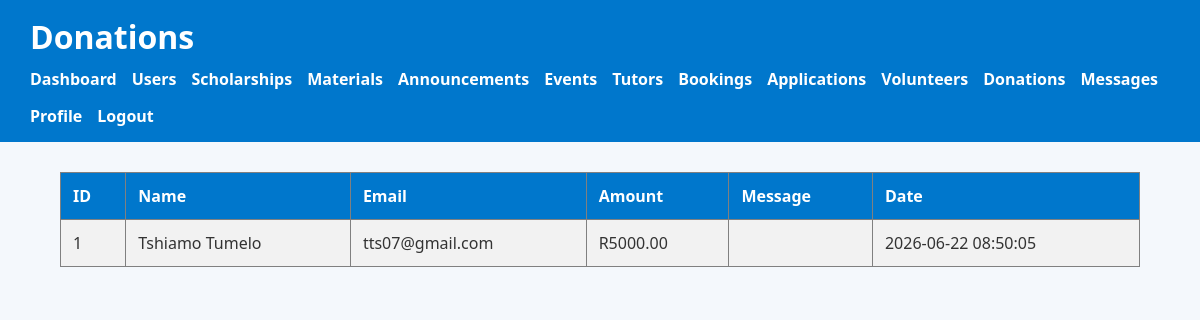
Page /manage_donations.php (signed in) on the committed database.
### tables this page shows
CREATE TABLE `donations` (
  `id` int(11) NOT NULL,
  `fullname` varchar(100) DEFAULT NULL,
  `email` varchar(100) DEFAULT NULL,
  `amount` decimal(10,2) DEFAULT NULL,
  `message` text DEFAULT NULL,
  `created_at` timestamp NOT NULL DEFAULT current_timestamp()
);

### manage_donations.php (the view, shortened to what this page needs)
<?php
include("db.php");
$result = mysqli_query(
$conn,
"SELECT * FROM donations
ORDER BY created_at DESC"
);
?>
<!DOCTYPE html>
<html>
<head>
<link rel="stylesheet" href="style.css">
</head>
<body>
<header>
<h1>Donations</h1>
<nav>
<a href="admin_dashboard.php">Dashboard</a>
<a href="manage_users.php">Users</a>
<a href="manage_scholarships.php">Scholarships</a>
<a href="manage_materials.php">Materials</a>
<a href="manage_announcements.php">Announcements</a>
<a href="manage_events.php">Events</a>
<a href="manage_tutors.php">Tutors</a>
<a href="manage_bookings.php">Bookings</a>
<a href="manage_applications.php">Applications</a>
<a href="manage_volunteers.php">Volunteers</a>
<a href="manage_donations.php">Donations</a>
<a href="manage_contacts.php">Messages</a>
<a href="profile.php">Profile</a>
<a href="logout.php">Logout</a>
</nav>
</header>
<div class="container">
<table border="1">
<tr>
<th>ID</th>
<th>Name</th>
<th>Email</th>
<th>Amount</th>
<th>Message</th>
<th>Date</th>
</tr>
<?php
while($row=mysqli_fetch_assoc($result)){
?>
<tr>
<td><?php echo $row['id']; ?></td>
<td><?php echo $row['fullname']; ?></td>
<td><?php echo $row['email']; ?></td>
<td>R<?php echo $row['amount']; ?></td>
<td><?php echo $row['message']; ?></td>
<td><?php echo $row['created_at']; ?></td>
</tr>
<?php
}
?>
</table>
</div>
</body>
</html>

### style.css (style rules this page uses)
body { margin:0; font-family:Segoe UI, Arial, sans-serif; background:#f4f8fc; color:#333; }
header { background:#0077CC; color:white; padding:15px 30px; }
header h1 { margin:0; }
nav { margin-top:10px; display:flex; flex-wrap:wrap; gap:15px; }
nav a { color:white; text-decoration:none; font-weight:bold; }
.container { width:90%; max-width:1100px; margin:auto; padding:30px 0; }
table { width:100%; border-collapse:collapse; }
th { background:#0077CC; color:white; }
th, td { padding:12px; text-align:left; }
tr:nth-child(even) { background:#f2f2f2; }

### rows in the picture
donations: id "1", fullname "Tshiamo Tumelo", email "tts07@gmail.com", amount "5000.00", created_at "2026-06-22 08:50:05"
